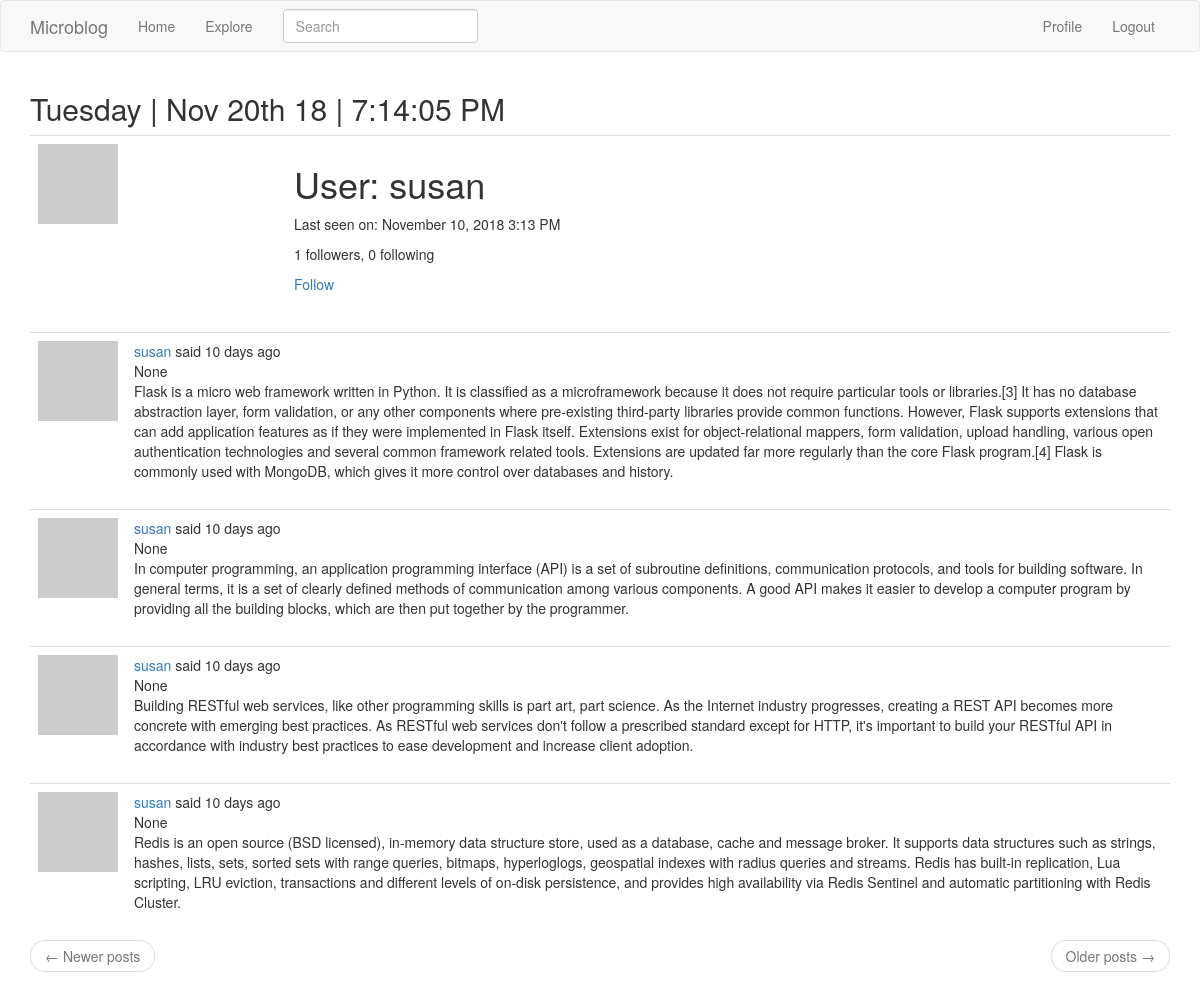
/user/susan (signed in), run on the app's committed database.
### app/models.py (models this page shows, shortened)
class User(UserMixin, db.Model):
    id = db.Column(db.Integer, primary_key=True)
    username = db.Column(db.String(64), index=True, unique=True)
    email = db.Column(db.String(120), index=True, unique=True)
    password_hash = db.Column(db.String(128))
    posts = db.relationship('Post', backref='author', lazy='dynamic')
    about_me = db.Column(db.String(140))
    last_seen = db.Column(db.DateTime, default=datetime.utcnow)
    followed = db.relationship(
        'User', secondary=followers,
        primaryjoin=(followers.c.follower_id == id),
        secondaryjoin=(followers.c.followed_id == id),
        backref=db.backref('followers', lazy='dynamic'), lazy='dynamic')
    def avatar(self, size):
        digest = md5(self.email.lower().encode('utf-8')).hexdigest()
        return 'https://www.gravatar.com/avatar/{}?d=identicon&s={}'.format(digest, size)
    def is_following(self, user):
        return self.followed.filter(
            followers.c.followed_id == user.id).count() > 0

class SearchableMixin(object):
    @classmethod
    def before_commit(cls, session):
        session._changes = {
            'add': list(session.new),
            'update': list(session.dirty),
            'delete': list(session.deleted)
        }
    @classmethod
    def after_commit(cls, session):
        for obj in session._changes['add']:
            if isinstance(obj, SearchableMixin):
                add_to_index(obj.__tablename__, obj)
        for obj in session._changes['update']:
            if isinstance(obj, SearchableMixin):
                add_to_index(obj.__tablename__, obj)
        for obj in session._changes['delete']:
            if isinstance(obj, SearchableMixin):
                remove_from_index(obj.__tablename__, obj)
        session._changes = None

class Post(SearchableMixin, db.Model):
    __searchable__ = ['body', 'title']
    id = db.Column(db.Integer, primary_key=True)
    title = db.Column(db.String(50))
    body = db.Column(db.String(140))
    timestamp = db.Column(db.DateTime, index=True, default=datetime.utcnow)
    user_id = db.Column(db.Integer, db.ForeignKey('user.id'))
    language = db.Column(db.String(5))

### app/main/routes.py (the view)
@bp.route('/user/<username>')
def user(username):
    user = User.query.filter_by(username=username).first_or_404()
    page = request.args.get('page', 1, type=int)
    posts = user.posts.order_by(Post.timestamp.desc()).paginate(
        page, current_app.config['POSTS_PER_PAGE'], False)
    next_url = url_for('main.user', username=user.username, page=posts.next_num) \
        if posts.has_next else None
    prev_url = url_for('main.user', username=user.username, page=posts.prev_num) \
        if posts.has_prev else None
    return render_template('user.html', user=user, posts=posts.items, title=_('User post'), next_url=next_url, prev_url=prev_url)

### app/main/forms.py
class SearchForm(FlaskForm):
    q = StringField(_l('Search'), validators=[DataRequired()])
    def __init__(self, *args, **kwargs):
        if 'formdata' not in kwargs:
            kwargs['formdata'] = request.args
        if 'csrf_enabled' not in kwargs:
            kwargs['csrf_enabled'] = False
        super(SearchForm, self).__init__(*args, **kwargs)

### app/main/routes.py (called while the page is built)
@bp.before_request
def before_request():
    if current_user.is_authenticated:
        current_user.last_seen = datetime.utcnow()
        db.session.commit()
    g.local = str(get_locale())

@bp.before_request
def before_request():
    if current_user.is_authenticated:
        current_user.last_seen = datetime.utcnow()
        db.session.commit()
        g.search_form = SearchForm()
    g.locale = str(get_locale())

### app/models.py (called while the page is built)
@login.user_loader
def load_user(id):
    return User.query.get(int(id))

### app/templates/user.html (shortened to what this page needs)
{% extends "base.html" %}
{% block app_content %}
    <table class="table table-hover">
        <tr>
            <td width="256px"><img src="{{ user.avatar(200) }}"></td>
            <td>
                <h1>{{ _('User') }}: {{ user.username }}</h1>
                {% if user.last_seen %}
                <p>{{ _('Last seen on') }}: {{ moment(user.last_seen).format('LLL') }}</p>
                {% endif %}
                <p>{{ _('%(count)d followers', count=user.followers.count()) }}, {{ _('%(count)d following', count=user.followed.count()) }}</p>
                {% if user == current_user %}
                <p><a href="{{ url_for('main.edit_profile') }}">{{ _('Edit your profile') }}</a></p>
                {% elif not current_user.is_following(user) %}
                <p><a href="{{ url_for('main.follow', username=user.username) }}">{{ _('Follow') }}</a></p>
                {% else %}
                <p><a href="{{ url_for('main.unfollow', username=user.username) }}">{{ _('Unfollow') }}</a></p>
                {% endif %}
            </td>
        </tr>
    </table>
    {% for post in posts %}
        {% include '_post.html' %}
    {% endfor %}
    <nav aria-label="...">
        <ul class="pager">
            <li class="previous{% if not prev_url %} disabled{% endif %}">
                <a href="{{ prev_url or '#' }}">
                    <span aria-hidden="true">&larr;</span> {{ _('Newer posts') }}
                </a>
            </li>
            <li class="next{% if not next_url %} disabled{% endif %}">
                <a href="{{ next_url or '#' }}">
                    {{ _('Older posts') }} <span aria-hidden="true">&rarr;</span>
                </a>
            </li>
        </ul>
    </nav>
{% endblock %}

### app/templates/_post.html (shortened to what this page needs)
    <table class="table table-hover">
        <tr>
            <td width="70px">
                <a href="{{ url_for('main.user', username=post.author.username) }}">
                    <img src="{{ post.author.avatar(70) }}">
                </a>
            </td>
            <td>
                {{ _('%(username)s said %(when)s',
                    username=user_link, when=moment(post.timestamp).fromNow()) }}
                <br>
                <span id="post{{ post.id }}">{{ post.title }}</span><br>
                <span id="post{{ post.id }}">{{ post.body }}</span>
            </td>
        </tr>
    </table>

### data on the page
User: username "susan", last_seen "November 10, 2018 3:13 PM"
Post: title "None", body "Flask is a micro web framework written in Python. It is classified as a microframework because it does not require particular tools or libraries.[3] It has no database abstraction layer, form validation, or any other components where pre-existing third-party libraries provide common functions. However, Flask supports extensions that can add application features as if they were implemented in Flask itself. Extensions exist for object-relational mappers, form validation, upload handling, various open authentication technologies and several common framework related tools. Extensions are updated far more regularly than the core Flask program.[4] Flask is commonly used with MongoDB, which gives…"
Post: title "None", body "In computer programming, an application programming interface (API) is a set of subroutine definitions, communication protocols, and tools for building software. In general terms, it is a set of clearly defined methods of communication among various components. A good API makes it easier to develop a computer program by providing all the building blocks, which are then put together by the programmer."
Post: title "None", body "Building RESTful web services, like other programming skills is part art, part science. As the Internet industry progresses, creating a REST API becomes more concrete with emerging best practices. As RESTful web services don't follow a prescribed standard except for HTTP, it's important to build your RESTful API in accordance with industry best practices to ease development and increase client adoption."
Post: title "None", body "Redis is an open source (BSD licensed), in-memory data structure store, used as a database, cache and message broker. It supports data structures such as strings, hashes, lists, sets, sorted sets with range queries, bitmaps, hyperloglogs, geospatial indexes with radius queries and streams. Redis has built-in replication, Lua scripting, LRU eviction, transactions and different levels of on-disk persistence, and provides high availability via Redis Sentinel and automatic partitioning with Redis Cluster."

### other printed values
{{ moment().format('dddd') }} "Tuesday"
{{ moment().format("MMM Do YY") }} "Nov 20th 18"
{{ moment().format('LTS') }} "7:14:05 PM"
